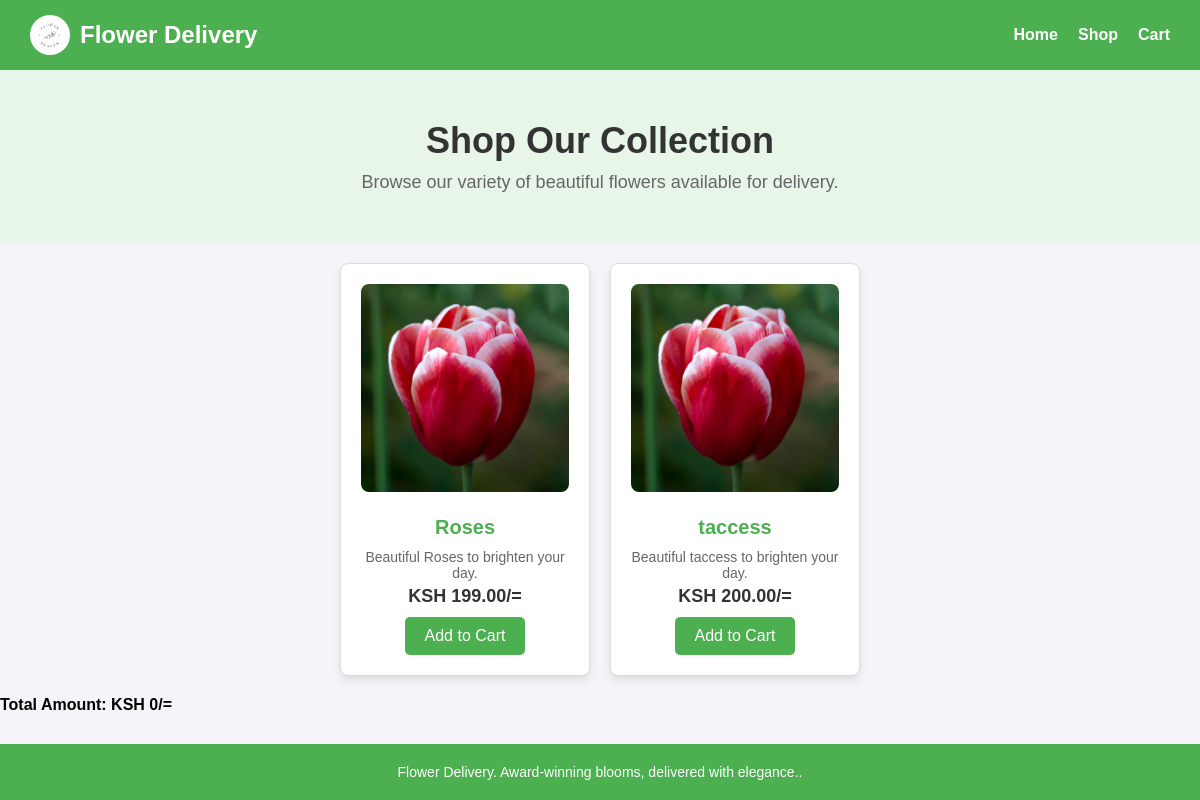
The app's page /shop/ with its own data.
### home/models.py (models this page shows, shortened)
class Flower(models.Model):
    name=models.CharField(max_length=1000,null=False)
    price=models.DecimalField(max_digits=10, decimal_places=2)
    description=models.TextField(null=True, blank=True)
    image=models.ImageField(upload_to='flowers/', null=True, blank=True)
    remainig=models.IntegerField(default=0)

### home/views.py (the view)
# urls.py: path("shop/", shop, name="shop"),
def shop(request):
    flowers = Flower.objects.all()
    return render(request, 'shop.html', {'flowers': flowers})

### home/templates/shop.html (shortened to what this page needs)
{% load static %}
<!DOCTYPE html>
<html lang="en">
<head>
    <link rel="stylesheet" href="{% static 'css/shop.css' %}">
</head>
<body>
    <header>
        <div class="logo">
            <img src="{% static 'images/Group-6-modified.png' %}" alt="Flower Delivery Logo">
            <h1>Flower Delivery</h1>
        </div>
        <nav>
            <ul>
                <li><a href="{% url 'home' %}">Home</a></li>
                <li><a href="{% url 'shop' %}">Shop</a></li>
                <li><a href="{% url 'cart' %}">Cart</a></li>
            </ul>
        </nav>
    </header>
    <section class="shop-hero">
        <h2>Shop Our Collection</h2>
        <p>Browse our variety of beautiful flowers available for delivery.</p>
    </section>
    <section class="product-list">
        {% if flowers %}
{% for flower in flowers %}
    <div class="product-card">
        <img src="{{ flower.image.url }}" alt="Bouquet of {{ flower.name }}">
        <h3>{{ flower.name }}</h3>
        <p>Beautiful {{ flower.name }} to brighten your day.</p>
        <p class="price">KSH {{ flower.price|floatformat:2 }}/=</p>
        <button onclick="addToCart({{ flower.id }}, '{{ flower.name }}', {{ flower.price }})">Add to Cart</button>
    </div>
{% endfor %}
        {% else %}
            <p>No products available at the moment.</p>
        {% endif %}
    </section>
    <section id="cart-display">
    </section>
    <footer>
        <p>Flower Delivery. Award-winning blooms, delivered with elegance..</p>
    </footer>
</body>
</html>

### home/static/css/shop.css (style rules this page uses)
* { margin: 0; padding: 0; box-sizing: border-box; font-family: Arial, sans-serif; }
body { display: flex; flex-direction: column; min-height: 100vh; background-color: #f4f4f9; }
header { display: flex; align-items: center; justify-content: space-between; padding: 15px 30px; background-color: #4CAF50; color: white; }
header .logo { display: flex; align-items: center; }
header .logo img { height: 40px; margin-right: 10px; }
header h1 { font-size: 24px; }
header nav ul { list-style: none; display: flex; }
header nav ul li { margin-left: 20px; }
header nav ul li a { color: white; text-decoration: none; font-weight: bold; transition: color 0.3s; }
.shop-hero { text-align: center; padding: 50px 20px; background: #e8f5e9; }
.shop-hero h2 { font-size: 36px; color: #333; margin-bottom: 10px; }
.shop-hero p { font-size: 18px; color: #666; }
.product-list { display: flex; justify-content: center; flex-wrap: wrap; padding: 20px; gap: 20px; margin: 0 auto; max-width: 1200px; }
.product-card { border: 1px solid #ddd; border-radius: 8px; width: 250px; padding: 20px; text-align: center; background-color: #fff; box-shadow: 0 4px 8px rgba(0, 0, 0, 0.1); transition: transform 0.3s; }
.product-card img { width: 100%; border-radius: 8px; margin-bottom: 10px; }
.product-card h3 { font-size: 20px; color: #4CAF50; margin: 10px 0; }
.product-card p { font-size: 14px; color: #666; }
.product-card .price { font-size: 18px; color: #333; font-weight: bold; margin-top: 5px; }
.product-card button { padding: 10px 20px; background-color: #4CAF50; color: white; font-size: 16px; border: none; border-radius: 5px; cursor: pointer; margin-top: 10px; transition: background-color 0.3s; }
footer { text-align: center; padding: 20px; background-color: #4CAF50; color: white; font-size: 14px; margin-top: auto; }

### records on screen
Flower: image (picture), name "Roses", price "199.00"
Flower: image (picture), name "taccess", price "200.00"
